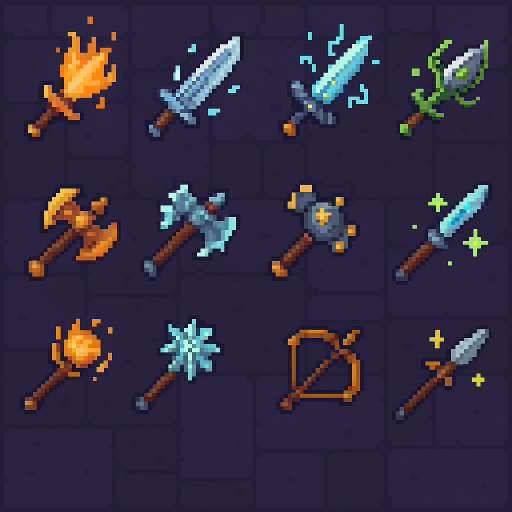
#> input picture images/magical_weapons/input.png, 1024 x 1024 px, found by its file name (shown at 1/2 size)
$ python main.py
#> lines starting #> are read from the running program, lines starting #| are printed output that depends on the picture; after the words box and inside, x2 and y2 are one past the last pixel; in counts of white or black regions, pixels touching at a corner belong together
# Algorithm + demo: detect rectilinear edges in pixel art and recover a snapped grid.
#
# Steps in code:
# 1) Load image, optionally NN-upscale for thicker edges.
# 2) Grayscale + Canny.
# 3) HoughLinesP → keep near-horizontal/vertical segments.
# 4) Cluster X/Y line positions (simple 1D clustering with gap threshold).
# 5) Estimate base grid spacing from consecutive gaps (robust median).
# 6) Build rectilinear grid snapped to origin/spacing; save overlay for you.
#
# The output will show:
#  - Edges
#  - Detected line clusters
#  - Final grid overlay
#
# You can tweak EPS_PIX, MIN_SUPPORT, and HOUGH params at the top.

import cv2
import numpy as np
import os

IMG_PATH = "./images/magical_weapons/input.png"

# --- Tunables (good defaults for chunky pixel art) ---
UPSCALE = 2  # Nearest-neighbor scale factor
CANNY_LOW, CANNY_HIGH = 40, 120
HOUGH_RHO = 1
HOUGH_THETA = np.pi / 180
HOUGH_THRESH = 60
MIN_LINE_LEN = 30
MAX_LINE_GAP = 3

ANGLE_TOL_DEG = 4.0  # accept lines within ±tol of 0° or 90°
EPS_PIX = 4  # cluster tolerance in pixels (after upscaling)
MIN_SUPPORT = 6  # minimum total segment length supporting a grid line


# --- Helpers ---
def imread_rgba(path):
#> called with path = './images/magical_weapons/input.png'
    img = cv2.imread(path, cv2.IMREAD_UNCHANGED)
#> img is the input picture: shape (1024, 1024, 3); mean B, G, R 66.5, 44.9, 51.5
    if img is None:
        raise FileNotFoundError(path)
    if img.shape[-1] == 4:
        # composite on opaque background to avoid edge artifacts from alpha
        alpha = img[..., 3:4] / 255.0
        rgb = img[..., :3]
        bg = np.ones_like(rgb) * 255
        img = (rgb * alpha + bg * (1 - alpha)).astype(np.uint8)
    return cv2.cvtColor(img, cv2.COLOR_BGR2RGB)


def upscale_nn(img, s):
#> called with s = 2
    if s == 1:
        return img
    h, w = img.shape[:2]
#> h = 1024; w = 1024
    return cv2.resize(img, (w * s, h * s), interpolation=cv2.INTER_NEAREST)
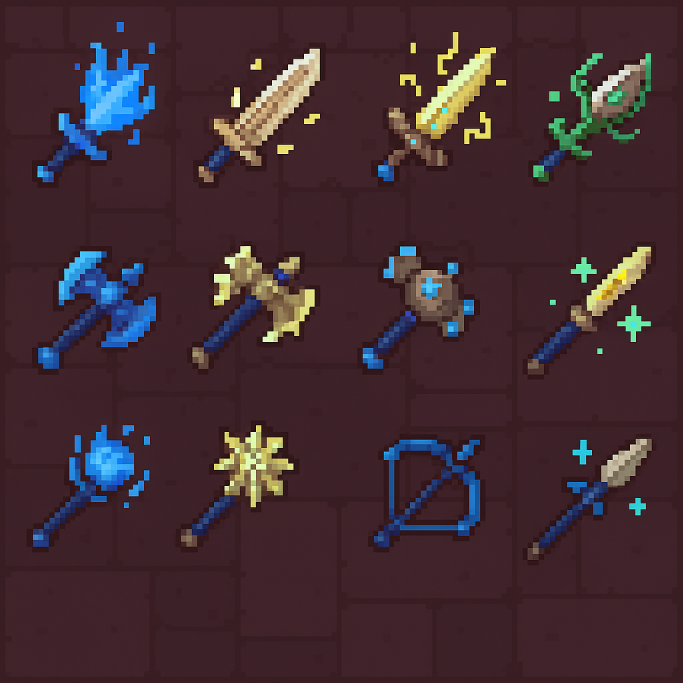
#> returned value: shape (2048, 2048, 3) (shown at 1/3 size); mean of channels 0, 1, 2 51.5, 44.9, 66.5; drawn as B, G, R


def canny_edges(img_rgb):
    gray = cv2.cvtColor(img_rgb, cv2.COLOR_RGB2GRAY)
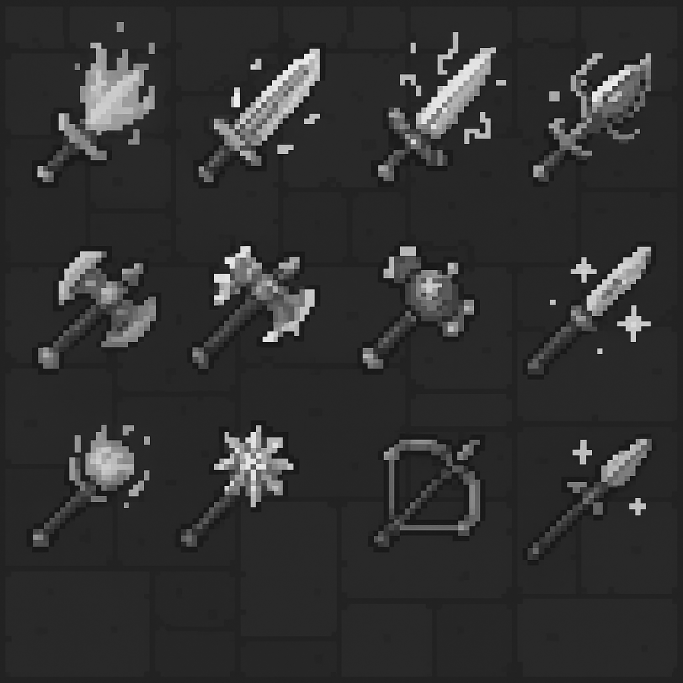
#> gray: shape (2048, 2048) (shown at 1/3 size); min 0, max 255, mean 49.4
    edges = cv2.Canny(gray, CANNY_LOW, CANNY_HIGH, L2gradient=True)
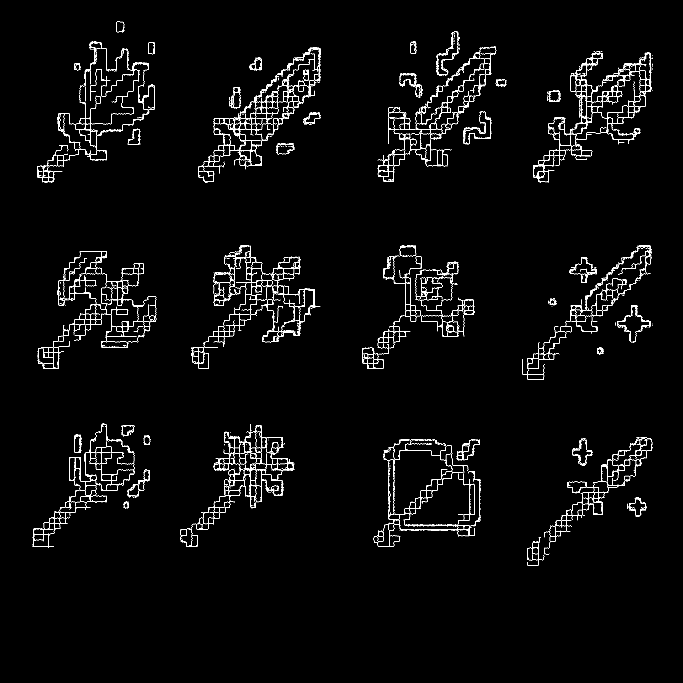
#> edges: shape (2048, 2048) (shown at 1/3 size); 1.7% white in thin lines or dots, all inside (x1, y1, x2, y2) = (97, 65, 1957, 1697)
    return edges


def hough_rect_lines(edge):
    lines = cv2.HoughLinesP(
        edge,
        HOUGH_RHO,
        HOUGH_THETA,
        HOUGH_THRESH,
        minLineLength=MIN_LINE_LEN,
        maxLineGap=MAX_LINE_GAP,
    )
#> lines = 155 rows, first 6: [265, 371, 312, 371], [1157, 993, 1200, 993], [1181, 1518, 1181, 1477], [397, 821, 429, 821], [347, 899, 394, 899], [767, 1316, 767, 1279]
    segs = []
    if lines is None:
        return segs
    for l in lines[:, 0]:
        x1, y1, x2, y2 = map(int, l)
        dx, dy = x2 - x1, y2 - y1
        angle = np.degrees(np.arctan2(dy, dx))
        # normalize to [-90,90]
        if angle < -90:
            angle += 180
        if angle > 90:
            angle -= 180
        if abs(angle) <= ANGLE_TOL_DEG or abs(abs(angle) - 90) <= ANGLE_TOL_DEG:
            segs.append((x1, y1, x2, y2))
#> this loop made 155 passes
#> (x1, y1, x2, y2, dx, dy, angle) on passes 1 to 3: (265, 371, 312, 371, 47, 0, 0), (1157, 993, 1200, 993, 43, 0, 0), (1181, 1518, 1181, 1477, 0, -41, -90)
    return segs


def cluster_positions(vals, eps=EPS_PIX, weights=None):
    """1D clustering by merging sorted vals with gap<eps. Returns (centers, clusters)."""
    if len(vals) == 0:
        return np.array([]), []
    order = np.argsort(vals)
    vals_sorted = np.array(vals)[order]
    if weights is None:
        weights_sorted = np.ones_like(vals_sorted, dtype=float)
    else:
        weights_sorted = np.array(weights)[order].astype(float)

    clusters = []
    cur = [vals_sorted[0]]
    wcur = [weights_sorted[0]]
    for v, w in zip(vals_sorted[1:], weights_sorted[1:]):
        if abs(v - cur[-1]) <= eps:
            cur.append(v)
            wcur.append(w)
        else:
            clusters.append((np.average(cur, weights=wcur), cur, wcur))
            cur, wcur = [v], [w]
    clusters.append((np.average(cur, weights=wcur), cur, wcur))
    centers = np.array([c[0] for c in clusters])
    return centers, clusters


def estimate_spacing(centers):
    """Estimate base spacing from sorted centers using robust median of diffs & GCD-like refinement."""
    if len(centers) < 3:
        return None
    centers = np.sort(centers)
    diffs = np.diff(centers)
    diffs = diffs[diffs > 1]  # ignore 1px near-duplicate
    if len(diffs) == 0:
        return None
    base = np.median(diffs)
    # refine: try to find a spacing that explains most diffs as near multiples
    candidates = []
    for m in np.linspace(max(2, base * 0.6), base * 1.6, 25):
        k = np.round(diffs / m)
        err = np.abs(diffs - k * m)
        score = np.mean(err / (m + 1e-6))
        candidates.append((score, m))
    spacing = min(candidates)[1]
    return float(spacing)


def build_grid(x_centers, y_centers, img_w, img_h, spacing_x, spacing_y):
    if spacing_x is None or spacing_y is None:
        return []
    # choose origin as the grid line near the image border
    x0 = float(np.min(x_centers)) % spacing_x
    y0 = float(np.min(y_centers)) % spacing_y
    xs = np.arange(-x0, img_w, spacing_x)
    ys = np.arange(-y0, img_h, spacing_y)
    grid = []
    for x in xs:
        if 0 <= x < img_w:
            grid.append(("v", float(x)))
    for y in ys:
        if 0 <= y < img_h:
            grid.append(("h", float(y)))
    return grid


# --- Pipeline ---
rgb = imread_rgba(IMG_PATH)
rgb_up = upscale_nn(rgb, UPSCALE)
edges = canny_edges(rgb_up)
segs = hough_rect_lines(edges)

# Separate horizontal vs vertical, compute weighted positions (by segment length)
x_vals, x_w = [], []
y_vals, y_w = [], []
for x1, y1, x2, y2 in segs:
    if abs(y2 - y1) <= abs(x2 - x1):  # horizontal-ish
        y_vals.append((y1 + y2) / 2)
        y_w.append(abs(x2 - x1) + 1)
    else:  # vertical-ish
        x_vals.append((x1 + x2) / 2)
        x_w.append(abs(y2 - y1) + 1)
#> this loop made 151 passes

x_centers, x_clusters = cluster_positions(x_vals, EPS_PIX, x_w)
#> the loop in cluster_positions, `for v, w in zip(vals_sorted[1:], weights_sorted[1:]):` made 87 passes
#> (v, w) on passes 1 to 12: (176, 31), (207, 31), (207, 40), (223, 32), (225.5, 39), (239, 37), (239, 43), (241, 32), (255, 37), (255, 31), (256, 34), (287, 57)
y_centers, y_clusters = cluster_positions(y_vals, EPS_PIX, y_w)
#> the loop in cluster_positions (call 2), `for v, w in zip(vals_sorted[1:], weights_sorted[1:]):` made 62 passes
#> (v, w) on passes 1 to 12: (189, 42), (209, 32), (257, 36), (274, 32), (305, 32), (339, 32), (354, 32), (371, 48), (371, 35), (387, 36), (401, 32), (403, 31)


# Filter weak lines
def filter_by_support(centers, clusters, min_support=MIN_SUPPORT):
    out = []
    for c, (center, pts, ws) in enumerate(clusters):
        support = sum(ws)
        if support >= min_support:
            out.append(center)
    return np.array(sorted(out))


x_centers_f = filter_by_support(x_centers, x_clusters)
#> the loop in filter_by_support, `for c, (center, pts, ws) in enumerate(clusters):` made 53 passes
#> (center, pts, ws) on passes 1 to 12: (159, [159], [51]), (176, [176], [31]), (207, [207, 207], [31, 40]), (224.4, [223, 225.5], [32, 39]), (239.6, [239, 239, 241], [37, 43, 32]), (255.3, [255, 255, 256], [37, 31, 34]), (287.9, [287, 289.5], [57, 32]), (319, [319], [34]), (333, [333], [40]), (351, [351], [32]), (383, [383], [48]), (431.5, [431, 432], [32, 37])
y_centers_f = filter_by_support(y_centers, y_clusters)
#> the loop in filter_by_support (call 2), `for c, (center, pts, ws) in enumerate(clusters):` made 42 passes
#> (center, pts, ws) on passes 1 to 12: (175, [175], [40]), (189, [189], [42]), (209, [209], [32]), (257, [257], [36]), (274, [274], [32]), (305, [305], [32]), (339, [339], [32]), (354, [354], [32]), (371, [371, 371], [48, 35]), (387, [387], [36]), (402, [401, 403], [32, 31]), (433, [433], [34])

sx = estimate_spacing(x_centers_f)
#> the loop in estimate_spacing, `for m in np.linspace(max(2, base * 0.6), base * 1.6, 25):` made 25 passes
#> m on passes 1 to 12: 10.27, 10.98, 11.69, 12.4, 13.12, 13.83, 14.54, 15.26, 15.97, 16.68, 17.39, 18.11
sy = estimate_spacing(y_centers_f)
#> the loop in estimate_spacing (call 2), `for m in np.linspace(max(2, base * 0.6), base * 1.6, 25):` made 25 passes
#> m on passes 1 to 12: 11.14, 11.91, 12.69, 13.46, 14.23, 15.01, 15.78, 16.55, 17.33, 18.1, 18.87, 19.65

grid = build_grid(x_centers_f, y_centers_f, rgb_up.shape[1], rgb_up.shape[0], sx, sy)
#> the loop in build_grid, `for x in xs:` made 130 passes
#> x on passes 1 to 12: -15.29, 0.68, 16.65, 32.62, 48.58, 64.55, 80.52, 96.49, 112.5, 128.4, 144.4, 160.4
#> the loop in build_grid, `for y in ys:` made 130 passes
#> y on passes 1 to 12: -1.41, 14.37, 30.15, 45.93, 61.71, 77.49, 93.27, 109, 124.8, 140.6, 156.4, 172.2

# --- Save overlay next to input image ---
overlay = rgb_up.copy()
grid_img = overlay.copy()
for kind, v in grid:
    if kind == "v":
        x = int(round(v))
        grid_img[:, x : x + 1] = (255, 255, 255)
    else:
        y = int(round(v))
        grid_img[y : y + 1, :] = (255, 255, 255)
#> this loop made 258 passes
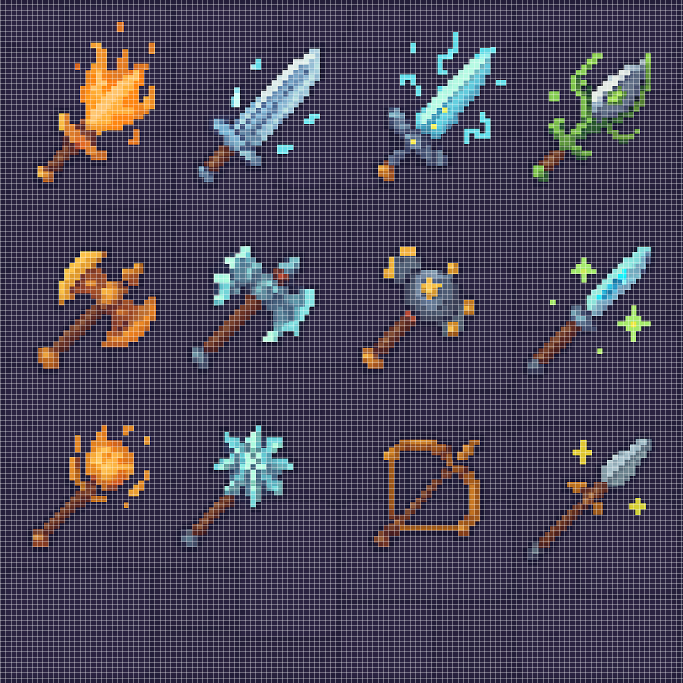
#> grid_img: shape (2048, 2048, 3) (shown at 1/3 size); mean R, G, B 76.3, 70.6, 89.5

out_dir = os.path.dirname(IMG_PATH)
out_path = os.path.join(out_dir, "tavern_grid_overlay.png")
cv2.imwrite(out_path, cv2.cvtColor(grid_img, cv2.COLOR_RGB2BGR))
print(f"Wrote grid overlay to: {out_path}")

$ run again, with images/burned_house/input.png copied over images/magical_weapons/input.png
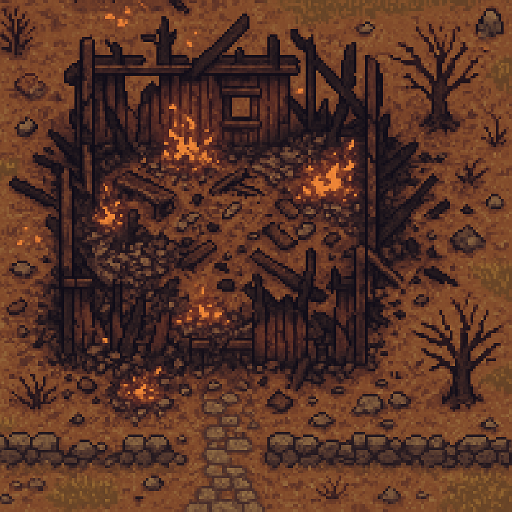
#> input picture images/burned_house/input.png, 1024 x 1024 px, found by its file name (shown at 1/2 size)
#> in imread_rgba, img is the input picture: shape (1024, 1024, 3); mean B, G, R 38.1, 52.2, 88.9
#> in canny_edges, `edges = cv2.Canny(gray, CANNY_LOW, CANNY_HIGH, L2gradient=True)`:
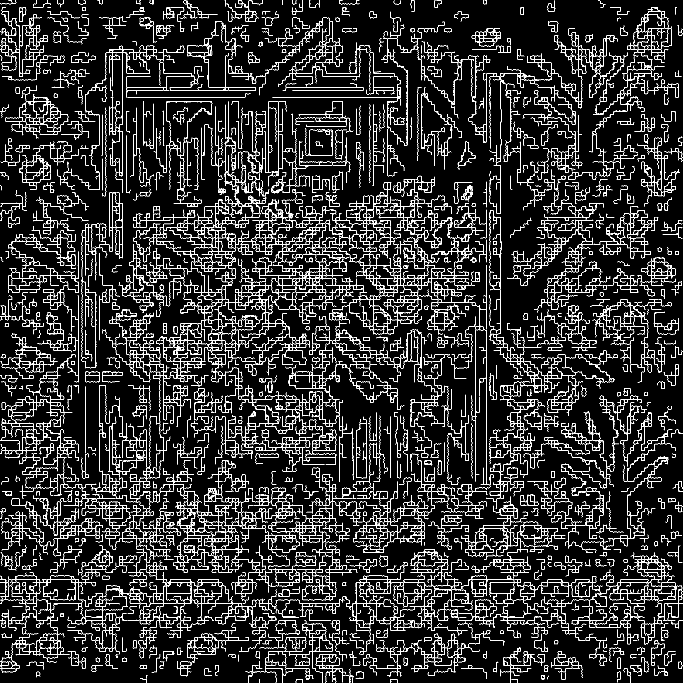
#> edges: shape (2048, 2048) (shown at 1/3 size); 7.2% white in thin lines or dots
#> lines = 733 rows, first 6: [1459, 1046, 1459, 839], [1109, 272, 1109, 219], [911, 1585, 944, 1585], [675, 1296, 675, 1250], [367, 527, 367, 421], [495, 291, 580, 291]
#> the loop in hough_rect_lines, `for l in lines[:, 0]:` made 733 passes
#> (x1, y1, x2, y2, dx, dy, angle) on passes 1 to 3: (1459, 1046, 1459, 839, 0, -207, -90), (1109, 272, 1109, 219, 0, -53, -90), (911, 1585, 944, 1585, 33, 0, 0)
#> the loop `for x1, y1, x2, y2 in segs:` made 733 passes
#> the loop in cluster_positions, `for v, w in zip(vals_sorted[1:], weights_sorted[1:]):` made 395 passes
#> (v, w) on passes 1 to 3: (35, 38), (36, 36), (57, 48)
#> the loop in cluster_positions (call 2), `for v, w in zip(vals_sorted[1:], weights_sorted[1:]):` made 336 passes
#> (v, w) on passes 1 to 3: (21, 34), (75, 34), (95, 32)
#> the loop in filter_by_support, `for c, (center, pts, ws) in enumerate(clusters):` made 163 passes
#> (center, pts, ws) on passes 1 to 3: (5, [5], [32]), (35.49, [35, 36], [38, 36]), (57.51, [57, 58], [48, 50])
#> the loop in filter_by_support (call 2), `for c, (center, pts, ws) in enumerate(clusters):` made 150 passes
#> (center, pts, ws) on passes 1 to 8: (11, [11], [47]), (21, [21], [34]), (75, [75], [34]), (95, [95], [32]), (105, [105], [31]), (115, [115], [42]), (125, [125, 125], [43, 33]), (137, [137, 137, 137], [31, 41, 33])
#> the loop in estimate_spacing, `for m in np.linspace(max(2, base * 0.6), base * 1.6, 25):` made 25 passes
#> m on passes 1 to 8: 6, 6.42, 6.84, 7.26, 7.67, 8.09, 8.51, 8.92
#> the loop in estimate_spacing (call 2), `for m in np.linspace(max(2, base * 0.6), base * 1.6, 25):` made 25 passes
#> m on passes 1 to 8: 6, 6.42, 6.83, 7.25, 7.67, 8.08, 8.5, 8.92
#> the loop in build_grid, `for x in xs:` made 202 passes
#> x on passes 1 to 3: -5, 5.17, 15.35
#> the loop in build_grid, `for y in ys:` made 202 passes
#> y on passes 1 to 3: -0.833, 9.33, 19.5
#> the loop `for kind, v in grid:` made 402 passes
#> v on passes 1 to 3: 5.17, 15.35, 25.52
#> after the loop `for kind, v in grid:`:
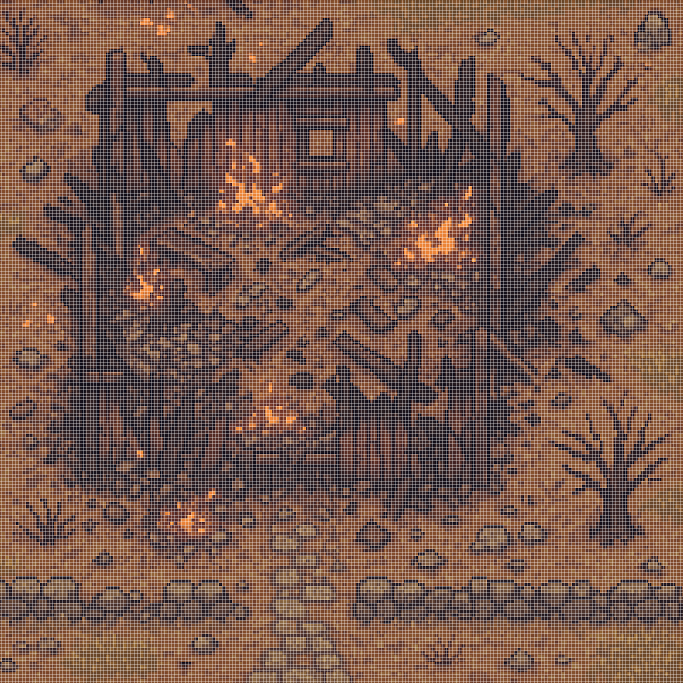
#> grid_img: shape (2048, 2048, 3) (shown at 1/3 size); mean R, G, B 120, 90.1, 78.6
